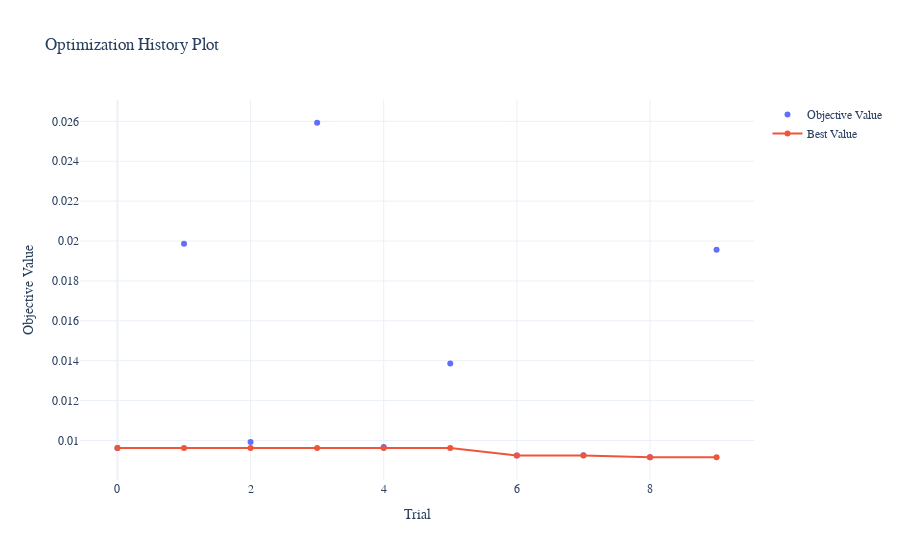

The cell this chart's notebook holds for it:
### Code cell
from optuna.visualization import plot_optimization_history, plot_slice, plot_parallel_coordinate

# Plotting the optimization history of the study
optuna.visualization.plot_optimization_history(study)

### Figure 1 — Plotly figure (JSON) as saved in the notebook; plotly's stock layout.template omitted (floating-point values rounded to 4 significant figures)
{"data": [{"mode": "markers", "name": "Objective Value", "type": "scatter", "x": [0, 1, 2, 3, 4, 5, 6, 7, 8, 9], "y": [0.00962, 0.01986, 0.00992, 0.02593, 0.009671, 0.01386, 0.009245, 0.009264, 0.00916, 0.01956]}, {"name": "Best Value", "type": "scatter", "x": [0, 1, 2, 3, 4, 5, 6, 7, 8, 9], "y": [0.00962, 0.00962, 0.00962, 0.00962, 0.00962, 0.00962, 0.009245, 0.009245, 0.00916, 0.00916]}], "layout": {"title": {"text": "Optimization History Plot"}, "xaxis": {"title": {"text": "Trial"}}, "yaxis": {"title": {"text": "Objective Value"}}}}
